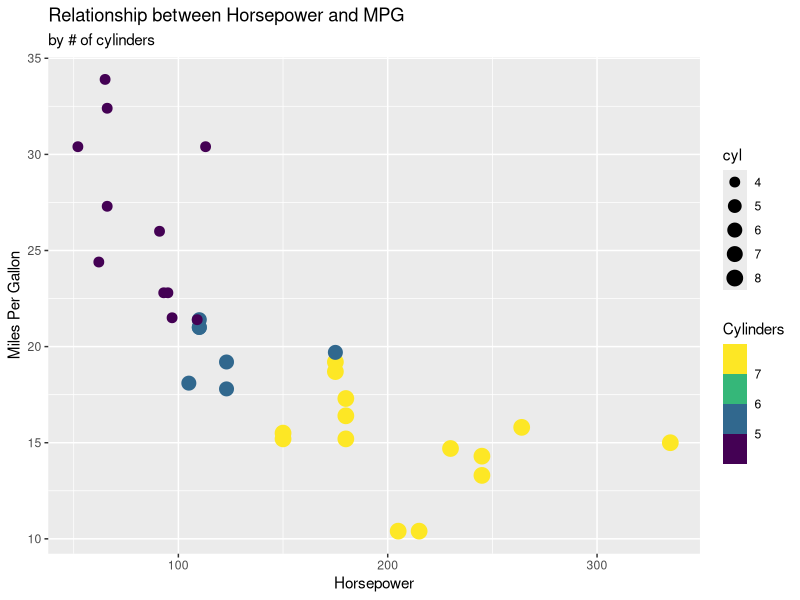

R code for this plot:
## ---- chunk 1
library(tidyverse)
glimpse(mtcars)
#plotting the reltionship between horsepower and mpg with added features to discriminate between different cylinder types
mtcars %>% 
  ggplot(aes(x = hp, y = mpg)) + 
  geom_point(aes(size = cyl, color = cyl)) + 
  labs(title = "Relationship between Horsepower and MPG",        
       subtitle = "by # of cylinders", 
       x = "Horsepower", 
       y = "Miles Per Gallon", 
       color = "Cylinders") + 
  scale_color_viridis_b() + 
  scale_size_continuous(range = c(3,5))
#As expected, 4-cylinder vehicles have to highest mpg and 8-cylinder have the lowest. Interestingly, this visual shows that increases in horsepower have the strongest effect of reducing mpg on the 4-cylinder cars. There is much less of an effect on 8-cylinder cars.
